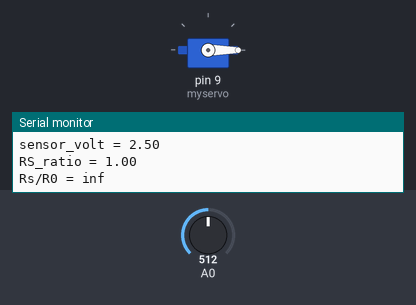
Bench run of a sketch on a simulated Arduino Uno, built with avr-gcc and run on an emulated ATmega328P. On the bench: servo, the last lines printed to the serial monitor. The inputs (shaded band) are chosen by the test bench; at power-on: A0 = 512.

Above: at 1.8 s.
1.9 s: A0 set to 716
At 3.4 s:
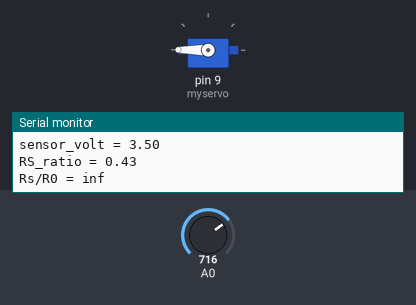
5.5 s: A0 set to 511
7.5 s: A0 set to 534
At 11.2 s:
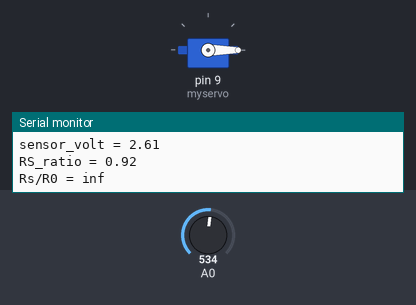
Timing chart, 0 to 17.5 s (numbered marks = the images above; inputs shaded):
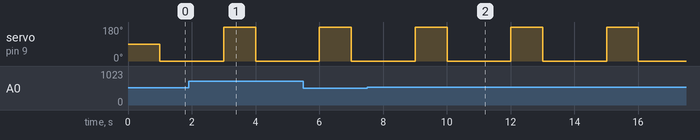

Measured:
- after the input at 1.9 s, servo on pin 9 (myservo): 0° → 180° after 1.1 s, → 0° 1.0 s later
- after the input at 7.5 s, servo on pin 9 (myservo): alternates 180° for 1.0 s and 0° for 2.0 s, starting after 1.5 s

The sketch:

Gas_Servo_Mixed_complete_.ino
```cpp
#include <Servo.h>

Servo myservo;

int pos = 0;

void setup() {
  Serial.begin(9600);
  myservo.attach(9); //서보 출력 핀
}

void loop() {
  //가스센서 변수명
  float sensor_volt;
  float RS_gas; // 가스에 RS 값
  float ratio; // RS_GAS/RS_air 비율
  float R0;  // R0 via in LPG

  int sensorValue = analogRead(A0); //가스센서 입력 핀
  sensor_volt = (float)sensorValue / 1024 * 5.0;
  RS_gas = (5.0 - sensor_volt) / sensor_volt; // omit *RL

  ratio = RS_gas / R0; // ratio = RS/R0

  Serial.print("sensor_volt = ");
  Serial.println(sensor_volt);
  Serial.print("RS_ratio = ");
  Serial.println(RS_gas);
  Serial.print("Rs/R0 = ");
  Serial.println(ratio);

  Serial.print("\n\n");

  delay(1000);
  //서보모터
  myservo.write(0);
  //가스센서 값 입력받아 서보모터 조절
  if (RS_gas < 0.95 ) {
    myservo.write(180);
    delay(1000);

    myservo.write(0);
    delay(1000);
  }
}
```
